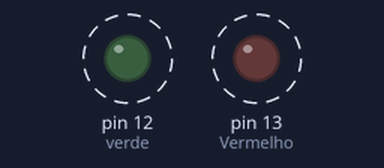
A sketch run on a simulated Arduino Uno, built with avr-gcc and run on an emulated ATmega328P. Shown: output pins drawn as LEDs (lit = HIGH). Dashed ring = blinking.

Above: at 0.2 s.
Timing chart, 0 to 4.6 s (numbered marks = the images above):
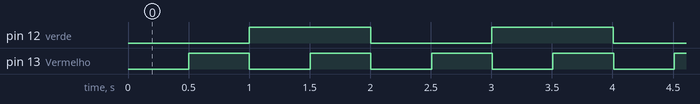

The sketch:

aula31.ino
```cpp
/*
  nome do arguivo:else if e if
  ator: maria eduarda praxedes
  data:07/03/2025
  decricao:tempo sem delay
*/

#define Vermelho 13
#define verde 12

 unsigned long tempoAtual;

 long tempoPercorrido = 0;
 long tempoPercorrido1 = 0;
 long tempovermelho = 1000;
 long tempoverde = 500;

void setup()
{

 Serial.begin(9600);

 pinMode(Vermelho, OUTPUT);
 pinMode(verde, OUTPUT);


}

void loop()
{

  tempoAtual = millis();

  if (tempoAtual - tempoPercorrido > tempovermelho) {
      tempoPercorrido = tempoAtual;
      digitalWrite(verde, !digitalRead(verde));

  }


   if (tempoAtual - tempoPercorrido1 > tempoverde) {
      tempoPercorrido1 = tempoAtual;
      digitalWrite(Vermelho, !digitalRead(Vermelho));

   }


}
```

Measured:
- by itself, pin 12 (verde): alternates HIGH for 1.0 s and LOW for 1.0 s
- by itself, pin 13 (Vermelho): alternates HIGH for 0.50 s and LOW for 0.50 s
- by itself, everything shown: repeats every 2.0 s, in 6 steps
